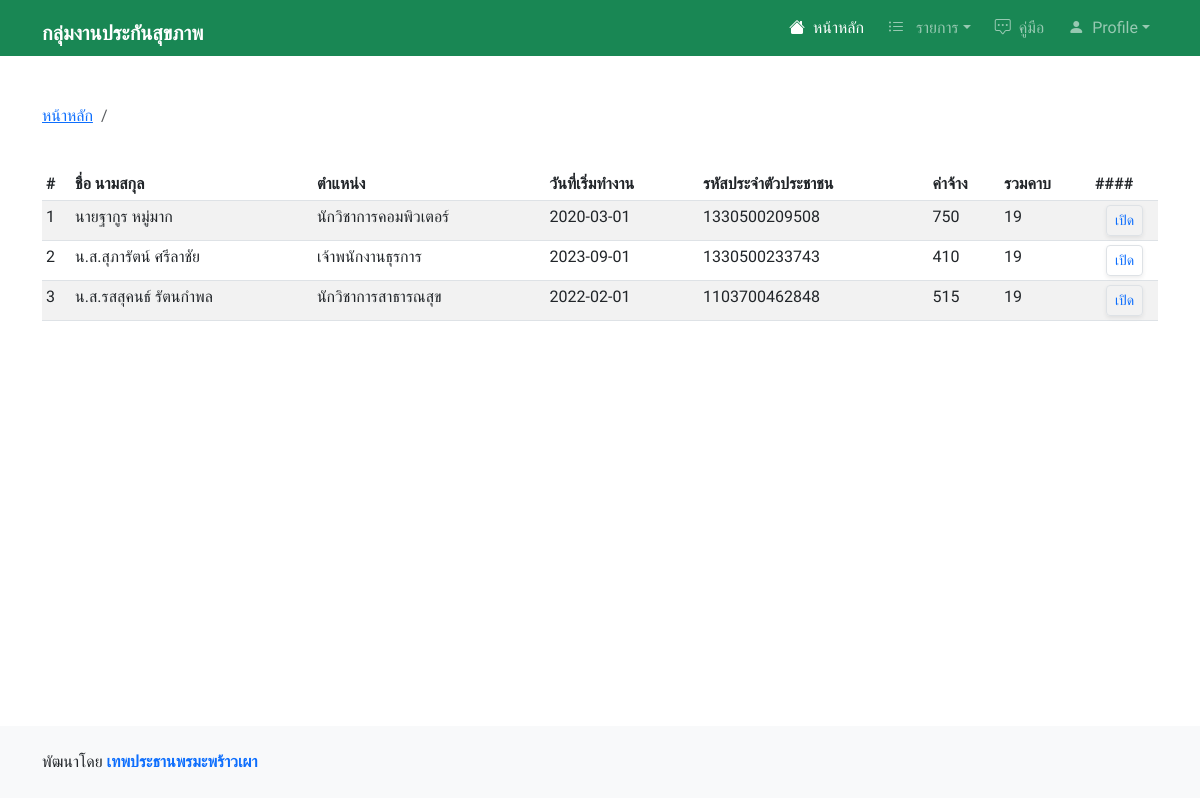
/admin/listhire.php, run on an earlier commit of the app's database.
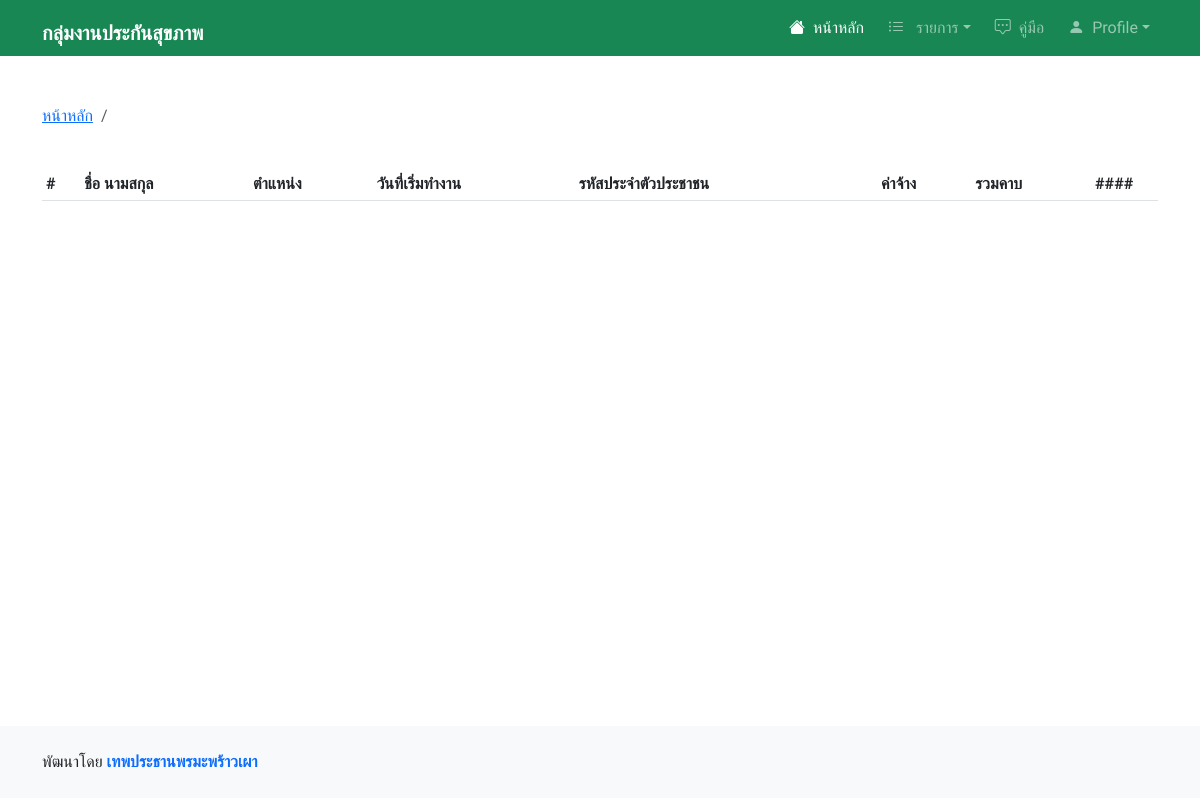
And on a later commit of the database.
### tables this page shows
CREATE TABLE `user_group`  (
  `id` int NOT NULL AUTO_INCREMENT,
  `fullname` varchar(150) NULL DEFAULT NULL,
  `full` varchar(150) NULL DEFAULT NULL,
  `cid` varchar(13) NULL DEFAULT NULL,
  `position` varchar(100) NULL DEFAULT NULL,
  `group` varchar(2) NULL DEFAULT NULL,
  `start_date` date NULL DEFAULT NULL,
  `work_year` varchar(5) NULL DEFAULT NULL,
  `work_month` varchar(2) NULL DEFAULT NULL,
  `hire_rate` varchar(5) NULL DEFAULT NULL,
  `paypost` varchar(10) NULL DEFAULT NULL,
  `workday` varchar(2) NULL DEFAULT NULL,
  `hire_group` varchar(2) NULL DEFAULT NULL,
  `active` varchar(1) NULL DEFAULT NULL,
  `level` varchar(100) NULL DEFAULT NULL,
  `color` varchar(13) NULL DEFAULT NULL,
  `start_dated` date NULL DEFAULT NULL,
  PRIMARY KEY (`id`) USING BTREE,
  INDEX `id`(`id`) USING BTREE
);

### admin/listhire.php (the view, shortened to what this page needs)
<!DOCTYPE html>
<html lang="en">
<head>
    <link rel="stylesheet" href="https://cdn.jsdelivr.net/npm/bootstrap@5.3.0-alpha3/dist/css/bootstrap.min.css" >
    <link rel="stylesheet" href="../inc/assets/custom.css" type="text/css" media="all" />
    <link rel="stylesheet" href="https://cdnjs.cloudflare.com/ajax/libs/font-awesome/4.7.0/css/font-awesome.min.css">
    <link rel="stylesheet" href="https://cdnjs.cloudflare.com/ajax/libs/font-awesome/6.4.0/css/all.min.css" />
</head>
<body>
    <?php include '../inc/layout/header_admin.php'; ?>
    <div class="vh-50 d-flex justify-content-center" style="min-height: calc(90vh - 50px);">
        <div class="container my-5 mx-1">
            <?php include '../inc/layout/headbar_admin.php'; ?>
            <br>
            <table class="table table-sm table-hover table-striped ">
                <thead>
                    <tr>
                        <th>#</th>
                        <th>ชื่อ นามสกุล</th>
                        <th>ตำแหน่ง</th>
                        <th>วันที่เริ่มทำงาน</th>
                        <th>รหัสประจำตัวประชาชน</th>
                        <th>ค่าจ้าง</th>
                        <th>รวมคาบ</th>
                        <th width="6%">####</th>
                    </tr>
                </thead>
                <tbody>
                    <?php
                    require_once '../connection.php';
                    $stmt = $conn->prepare("SELECT * FROM user_group where hire_group='3'");
                    $stmt->execute();
                    $result = $stmt->fetchAll();
                    $i = 1;
                    foreach ($result as $r) { ?>
                        <tr>
                            <td><?= $i ?></td>
                            <td><?= $r['fullname'] ?></td>
                            <td><?= $r['position'] ?></td>
                            <td><?= $r['start_date'] ?></td>
                            <td><?= $r['cid'] ?></td>
                            <td contenteditable="true" onfocus="changeBackground(this);" onblur="saveData(this, '<?php echo $r["id"]; ?>', 'hire_rate');"><?= $r['hire_rate'] ?></td>
                            <td contenteditable="true" onfocus="changeBackground(this);" onblur="saveData(this, '<?php echo $r["id"]; ?>', 'workday');"><?php echo $r['workday']; ?></td>
                            <td align="center">
                                <a href="../print/hireid.php?no=<?= $r['id'] ?>" class="btn btn-sm btn-outline-primary border shadow-sm"> เปิด</a>
                            </td>
                        </tr>
                    <?php $i++; } ?>
                </tbody>
            </table>
        </div>
    </div>
    <?php include '../inc/layout/footer.php'; ?>
</body>
</html>

What changed in the data, as far as the page shows it:
removed user_group: fullname "นายฐากูร หมู่มาก", position "นักวิชาการคอมพิวเตอร์", start_date "2020-03-01", cid "1330500209508", hire_rate "750", workday "19"
removed user_group: fullname "น.ส.สุภารัตน์ ศรีลาชัย", position "เจ้าพนักงานธุรการ", start_date "2023-09-01", cid "1330500233743", hire_rate "410", workday "19"
removed user_group: fullname "น.ส.รสสุคนธ์ รัตนกำพล", position "นักวิชาการสาธารณสุข", start_date "2022-02-01", cid "1103700462848", hire_rate "515", workday "19"
